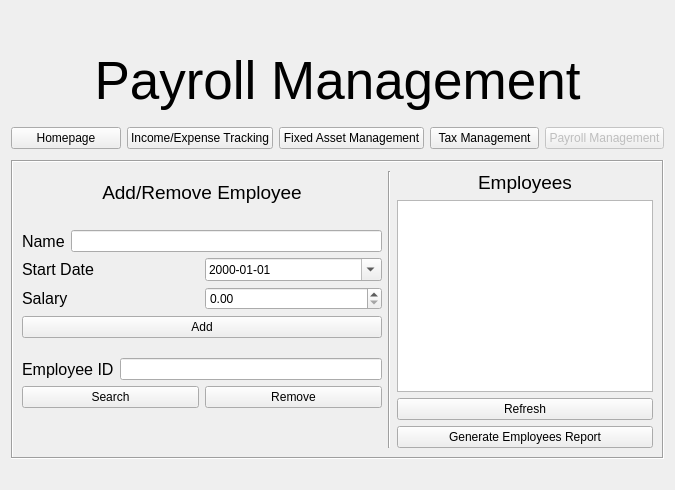
        <widget class="QWidget" name="page_5">
         <layout class="QVBoxLayout" name="verticalLayout_20">
          <item>
           <spacer name="verticalSpacer_23">
            <property name="orientation">
             <enum>Qt::Vertical</enum>
            </property>
            <property name="sizeType">
             <enum>QSizePolicy::Fixed</enum>
            </property>
            <property name="sizeHint" stdset="0">
             <size>
              <width>20</width>
              <height>40</height>
             </size>
            </property>
           </spacer>
          </item>
          <item>
           <widget class="QLabel" name="label_8">
            <property name="font">
             <font>
              <pointsize>40</pointsize>
             </font>
            </property>
            <property name="text">
             <string>Payroll Management</string>
            </property>
            <property name="alignment">
             <set>Qt::AlignCenter</set>
            </property>
           </widget>
          </item>
          <item>
           <spacer name="verticalSpacer_24">
            <property name="orientation">
             <enum>Qt::Vertical</enum>
            </property>
            <property name="sizeType">
             <enum>QSizePolicy::Fixed</enum>
            </property>
            <property name="sizeHint" stdset="0">
             <size>
              <width>20</width>
              <height>10</height>
             </size>
            </property>
           </spacer>
          </item>
          <item>
           <layout class="QHBoxLayout" name="horizontalLayout_34">
            <item>
             <widget class="QPushButton" name="home_payroll">
              <property name="text">
               <string>Homepage</string>
              </property>
             </widget>
            </item>
            <item>
             <widget class="QPushButton" name="in_ex_payroll">
              <property name="enabled">
               <bool>true</bool>
              </property>
              <property name="text">
               <string>Income/Expense Tracking</string>
              </property>
             </widget>
            </item>
            <item>
             <widget class="QPushButton" name="fixed_payroll">
              <property name="text">
               <string>Fixed Asset Management</string>
              </property>
             </widget>
            </item>
            <item>
             <widget class="QPushButton" name="tax_payroll">
              <property name="text">
               <string>Tax Management</string>
              </property>
             </widget>
            </item>
            <item>
             <widget class="QPushButton" name="payroll_payroll">
              <property name="enabled">
               <bool>false</bool>
              </property>
              <property name="text">
               <string>Payroll Management</string>
              </property>
             </widget>
            </item>
           </layout>
          </item>
          <item>
           <spacer name="verticalSpacer_25">
            <property name="orientation">
             <enum>Qt::Vertical</enum>
            </property>
            <property name="sizeType">
             <enum>QSizePolicy::Fixed</enum>
            </property>
            <property name="sizeHint" stdset="0">
             <size>
              <width>20</width>
              <height>5</height>
             </size>
            </property>
           </spacer>
          </item>
          <item>
           <widget class="QFrame" name="frame_5">
            <property name="frameShape">
             <enum>QFrame::Box</enum>
            </property>
            <property name="frameShadow">
             <enum>QFrame::Sunken</enum>
            </property>
            <layout class="QHBoxLayout" name="horizontalLayout_26">
             <item>
              <layout class="QVBoxLayout" name="verticalLayout_21">
               <item>
                <spacer name="verticalSpacer_27">
                 <property name="orientation">
                  <enum>Qt::Vertical</enum>
                 </property>
                 <property name="sizeType">
                  <enum>QSizePolicy::Fixed</enum>
                 </property>
                 <property name="sizeHint" stdset="0">
                  <size>
                   <width>20</width>
                   <height>10</height>
                  </size>
                 </property>
                </spacer>
               </item>
               <item>
                <widget class="QLabel" name="label_32">
                 <property name="font">
                  <font>
                   <pointsize>14</pointsize>
                  </font>
                 </property>
                 <property name="text">
                  <string>Add/Remove Employee</string>
                 </property>
                 <property name="alignment">
                  <set>Qt::AlignCenter</set>
                 </property>
                </widget>
               </item>
               <item>
                <spacer name="verticalSpacer_6">
                 <property name="orientation">
                  <enum>Qt::Vertical</enum>
                 </property>
                 <property name="sizeType">
                  <enum>QSizePolicy::Fixed</enum>
                 </property>
                 <property name="sizeHint" stdset="0">
                  <size>
                   <width>20</width>
                   <height>20</height>
                  </size>
                 </property>
                </spacer>
               </item>
               <item>
                <layout class="QVBoxLayout" name="verticalLayout_11">
                 <item>
                  <layout class="QHBoxLayout" name="horizontalLayout_25">
                   <item>
                    <widget class="QLabel" name="label_33">
                     <property name="font">
                      <font>
                       <pointsize>12</pointsize>
                      </font>
                     </property>
                     <property name="text">
                      <string>Name</string>
                     </property>
                     <property name="alignment">
                      <set>Qt::AlignLeading|Qt::AlignLeft|Qt::AlignVCenter</set>
                     </property>
                    </widget>
                   </item>
                   <item>
                    <widget class="QLineEdit" name="name_emp_field">
                     <property name="text">
                      <string/>
                     </property>
                    </widget>
                   </item>
                  </layout>
                 </item>
                 <item>
                  <layout class="QHBoxLayout" name="horizontalLayout_23">
                   <item>
                    <widget class="QLabel" name="label_34">
                     <property name="font">
                      <font>
                       <pointsize>12</pointsize>
                      </font>
                     </property>
                     <property name="text">
                      <string>Start Date</string>
                     </property>
                     <property name="alignment">
                      <set>Qt::AlignLeading|Qt::AlignLeft|Qt::AlignVCenter</set>
                     </property>
                    </widget>
                   </item>
                   <item>
                    <widget class="QDateEdit" name="employee_s_date">
                     <property name="displayFormat">
                      <string>yyyy-MM-dd</string>
                     </property>
                     <property name="calendarPopup">
                      <bool>true</bool>
                     </property>
                    </widget>
                   </item>
                  </layout>
                 </item>
                 <item>
                  <layout class="QHBoxLayout" name="horizontalLayout_24">
                   <item>
                    <widget class="QLabel" name="label_35">
                     <property name="font">
                      <font>
                       <pointsize>12</pointsize>
                      </font>
                     </property>
                     <property name="text">
                      <string>Salary</string>
                     </property>
                     <property name="alignment">
                      <set>Qt::AlignLeading|Qt::AlignLeft|Qt::AlignVCenter</set>
                     </property>
                    </widget>
                   </item>
                   <item>
                    <widget class="QDoubleSpinBox" name="employee_sal_field">
                     <property name="accelerated">
                      <bool>true</bool>
                     </property>
                     <property name="maximum">
                      <double>999999999.990000009536743</double>
                     </property>
                     <property name="singleStep">
                      <double>100.000000000000000</double>
                     </property>
                    </widget>
                   </item>
                  </layout>
                 </item>
                 <item>
                  <widget class="QPushButton" name="add_emp_Button">
                   <property name="text">
                    <string>Add</string>
                   </property>
                  </widget>
                 </item>
                </layout>
               </item>
               <item>
                <spacer name="verticalSpacer_5">
                 <property name="orientation">
                  <enum>Qt::Vertical</enum>
                 </property>
                 <property name="sizeHint" stdset="0">
                  <size>
                   <width>360</width>
                   <height>13</height>
                  </size>
                 </property>
                </spacer>
               </item>
               <item>
                <layout class="QVBoxLayout" name="verticalLayout_19">
                 <item>
                  <layout class="QHBoxLayout" name="horizontalLayout_27">
                   <item>
                    <widget class="QLabel" name="label_36">
                     <property name="font">
                      <font>
                       <pointsize>12</pointsize>
                      </font>
                     </property>
                     <property name="text">
                      <string>Employee ID</string>
                     </property>
                     <property name="alignment">
                      <set>Qt::AlignLeading|Qt::AlignLeft|Qt::AlignVCenter</set>
                     </property>
                    </widget>
                   </item>
                   <item>
                    <widget class="QLineEdit" name="employee_ID_field">
                     <property name="text">
                      <string/>
                     </property>
                    </widget>
                   </item>
                  </layout>
                 </item>
                 <item>
                  <layout class="QHBoxLayout" name="horizontalLayout_28">
                   <item>
                    <widget class="QPushButton" name="search_emp_Button">
                     <property name="text">
                      <string>Search</string>
                     </property>
                    </widget>
                   </item>
                   <item>
                    <widget class="QPushButton" name="remove_emp_Button">
                     <property name="text">
                      <string>Remove</string>
                     </property>
                    </widget>
                   </item>
                  </layout>
                 </item>
                </layout>
               </item>
               <item>
                <spacer name="verticalSpacer_26">
                 <property name="orientation">
                  <enum>Qt::Vertical</enum>
                 </property>
                 <property name="sizeHint" stdset="0">
                  <size>
                   <width>20</width>
                   <height>40</height>
                  </size>
                 </property>
                </spacer>
               </item>
              </layout>
             </item>
             <item>
              <widget class="Line" name="line">
               <property name="orientation">
                <enum>Qt::Vertical</enum>
               </property>
              </widget>
             </item>
             <item>
              <layout class="QVBoxLayout" name="verticalLayout_18">
               <item>
                <widget class="QLabel" name="label_37">
                 <property name="font">
                  <font>
                   <pointsize>14</pointsize>
                  </font>
                 </property>
                 <property name="text">
                  <string>Employees</string>
                 </property>
                 <property name="alignment">
                  <set>Qt::AlignCenter</set>
                 </property>
                </widget>
               </item>
               <item>
                <widget class="QTableView" name="Employee_List">
                 <attribute name="verticalHeaderVisible">
                  <bool>false</bool>
                 </attribute>
                </widget>
               </item>
               <item>
                <widget class="QPushButton" name="refresh_emp_Button">
                 <property name="text">
                  <string>Refresh</string>
                 </property>
                </widget>
               </item>
               <item>
                <widget class="QPushButton" name="print_emp_Button">
                 <property name="text">
                  <string>Generate Employees Report</string>
                 </property>
                </widget>
               </item>
              </layout>
             </item>
            </layout>
           </widget>
          </item>
          <item>
           <spacer name="verticalSpacer_7">
            <property name="orientation">
             <enum>Qt::Vertical</enum>
            </property>
            <property name="sizeType">
             <enum>QSizePolicy::Fixed</enum>
            </property>
            <property name="sizeHint" stdset="0">
             <size>
              <width>20</width>
              <height>20</height>
             </size>
            </property>
           </spacer>
          </item>
         </layout>
        </widget>
